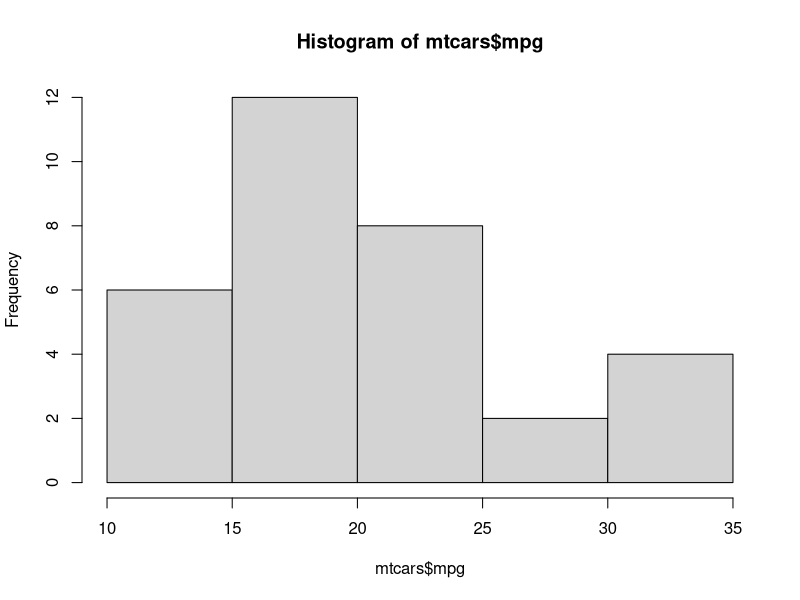
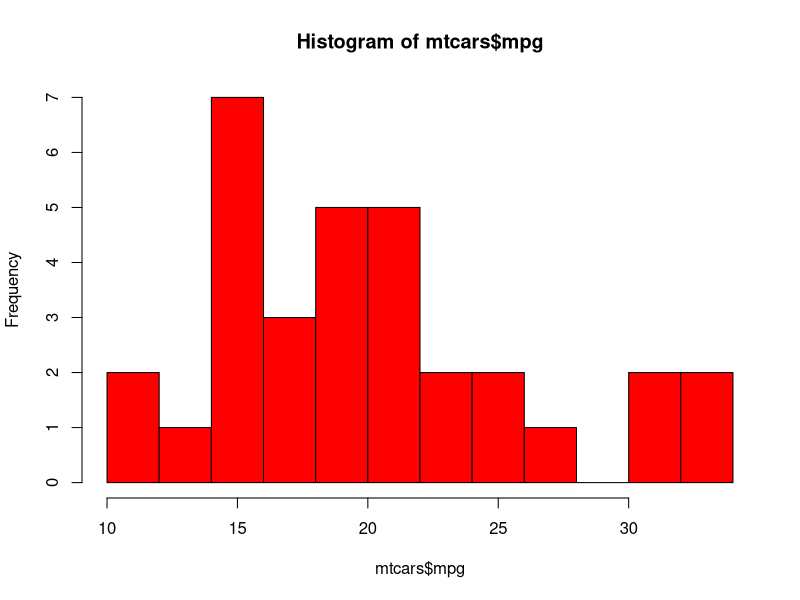
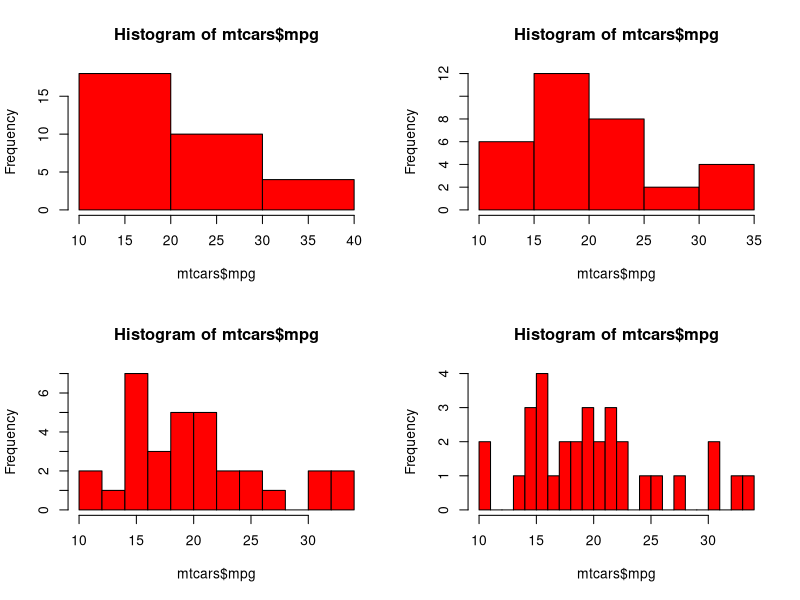
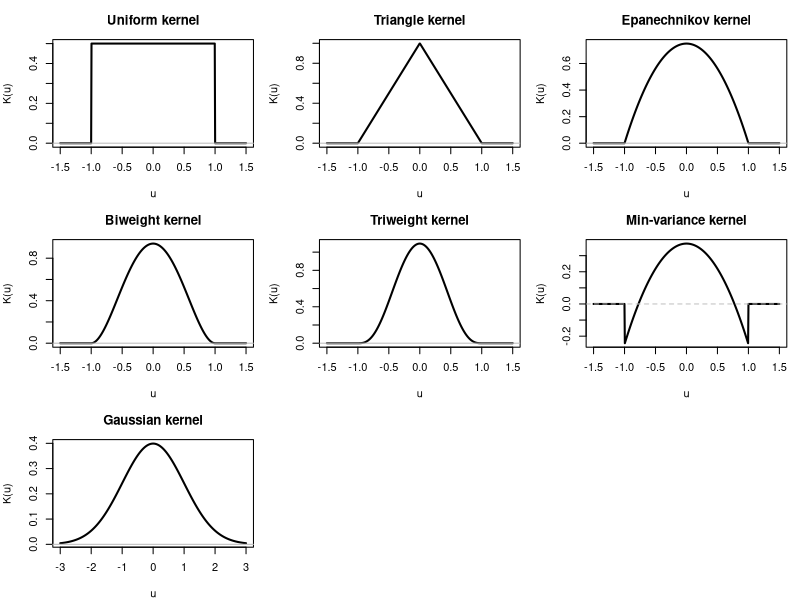
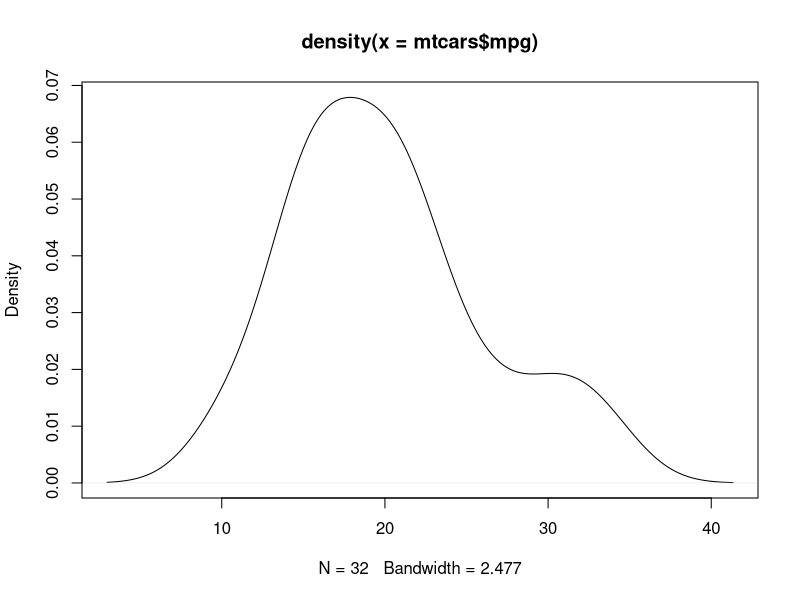
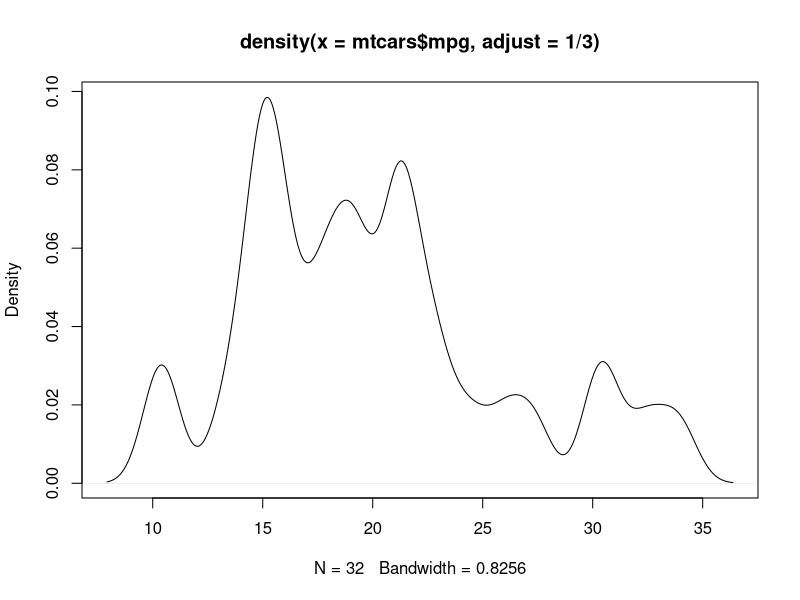
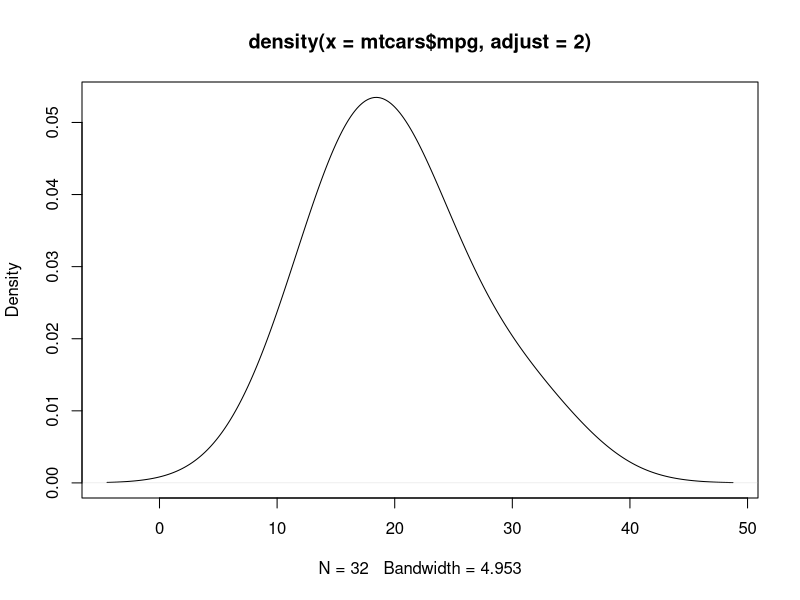
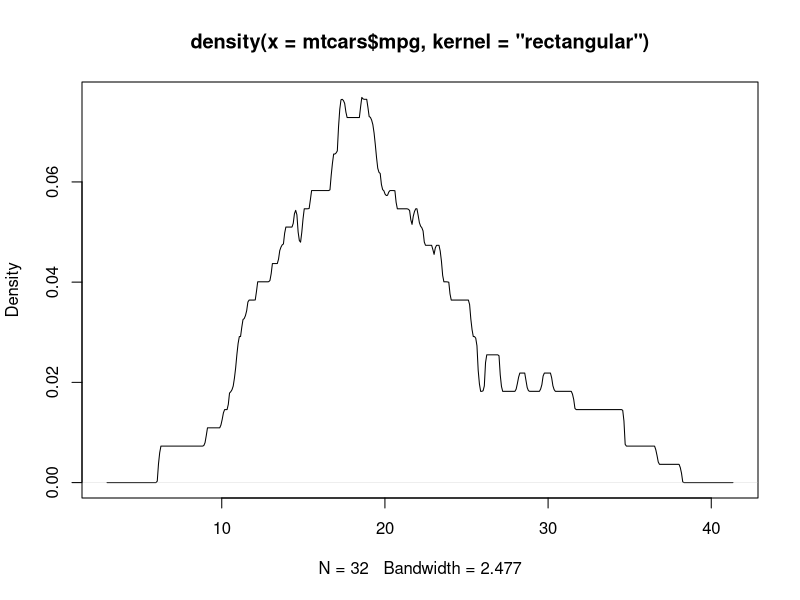

R code for these plots, in order:
## ---- chunk 1
knitr::opts_chunk$set(echo = FALSE)
## ---- chunk 2
data(mtcars)
hist(mtcars$mpg)
## ---- chunk 3
hist(mtcars$mpg, breaks=12, col="red")
## ---- chunk 4
par(mfrow = c(2,2))
hist(mtcars$mpg, breaks=2, col="red")
hist(mtcars$mpg, breaks=8, col="red")
hist(mtcars$mpg, breaks=12, col="red")
hist(mtcars$mpg, breaks=20, col="red")
par(mfrow = c(1,1))

## ---- chunk 5

# Grid of u values
u <- seq(-1.5, 1.5, length.out = 500)

# Indicator function
I01 <- function(x) as.numeric(abs(x) <= 1)

# Kernels
K_uniform <- function(u) 0.5 * I01(u)

K_triangle <- function(u) (1 - abs(u)) * I01(u)

K_epanechnikov <- function(u) 0.75 * (1 - u^2) * I01(u)

K_biweight <- function(u) (15/16) * (1 - u^2)^2 * I01(u)

K_triweight <- function(u) (35/32) * (1 - u^2)^3 * I01(u)

K_minvar <- function(u) (1/8) * (3 - 5*u^2) * I01(u)

K_gaussian <- function(u) dnorm(u)  # standard normal density

# Evaluate kernels on grid
k_unif  <- K_uniform(u)
k_tri   <- K_triangle(u)
k_epan  <- K_epanechnikov(u)
k_bi    <- K_biweight(u)
k_triwt <- K_triweight(u)
k_min   <- K_minvar(u)
k_gauss <- K_gaussian(u)

# Plot settings
op <- par(mfrow = c(3, 3), mar = c(4, 4, 3, 1))

# Uniform
plot(u, k_unif, type = "l", lwd = 2,
     xlab = "u", ylab = "K(u)",
     main = "Uniform kernel")
abline(h = 0, col = "grey")

# Triangle
plot(u, k_tri, type = "l", lwd = 2,
     xlab = "u", ylab = "K(u)",
     main = "Triangle kernel")
abline(h = 0, col = "grey")

# Epanechnikov
plot(u, k_epan, type = "l", lwd = 2,
     xlab = "u", ylab = "K(u)",
     main = "Epanechnikov kernel")
abline(h = 0, col = "grey")

# Biweight
plot(u, k_bi, type = "l", lwd = 2,
     xlab = "u", ylab = "K(u)",
     main = "Biweight kernel")
abline(h = 0, col = "grey")

# Triweight
plot(u, k_triwt, type = "l", lwd = 2,
     xlab = "u", ylab = "K(u)",
     main = "Triweight kernel")
abline(h = 0, col = "grey")

# Minimum variance (can be negative)
plot(u, k_min, type = "l", lwd = 2,
     xlab = "u", ylab = "K(u)",
     main = "Min-variance kernel")
abline(h = 0, col = "grey", lty = 2)

# Gaussian (not compactly supported)
u_g <- seq(-3, 3, length.out = 500)
k_g <- K_gaussian(u_g)
plot(u_g, k_g, type = "l", lwd = 2,
     xlab = "u", ylab = "K(u)",
     main = "Gaussian kernel")
abline(h = 0, col = "grey")
# Restore par
par(op)

## ---- chunk 6
d <- density(mtcars$mpg) # returns the density data 
plot(d) # plots the results
## ---- chunk 7
d <- density(mtcars$mpg,adjust = 1/3) # returns the density data 
plot(d) # plots the results
## ---- chunk 8
d <- density(mtcars$mpg,adjust = 2) # returns the density data 
plot(d) # plots the results
## ---- chunk 9
d <- density(mtcars$mpg, kernel = "rectangular") # returns the density data 
plot(d) # plots the results
## ---- chunk 10
d <- density(mtcars$mpg, kernel = "epanechnikov") # returns the density data 
plot(d) # plots the results
## ---- chunk 11
#take a look at the data set (the first 5 observations)
faithful[1:5,]
duration = faithful$eruptions
n=length(duration)
#estimate the density using histogram and kernel estimation
## ---- chunk 12
par(mfrow=c(2,2))
#histogram
out=hist(duration, nclass=15, prob=TRUE, main="Histogram, h=0.2")
z = (out$breaks[-1] + out$breaks[-19])/2
lines(out$density~z, col="blue")
#kernel density estimation
d1 = density(duration, kernel="gaussian", bw=0.2)
plot(d1, main="Gaussian kernel, h=0.2")
d2=density(duration, kernel="gaussian", bw=0.05)
plot(d2, main="Gaussian kernel, h=0.05")
d3=density(duration, kernel="triangular", bw=0.2)
plot(d3,main="Triangular kernel, h=0.2")
par(mfrow=c(1,1))
## ---- chunk 13
library(ggplot2)
ggplot(data = faithful, aes(x = eruptions)) + geom_density()
## ---- chunk 14
library(patchwork)
p1 <- ggplot(data = faithful, aes(x = eruptions)) + geom_density(adjust = 1/10) +
  labs(title = "adjust = 1/10")+theme_bw()
p2 <- ggplot(data = faithful, aes(x = eruptions)) + geom_density(adjust = 1/2) +
  labs(title = "adjust = 1/2")+theme_bw()
p1+p2
## ---- chunk 15
p1 <- ggplot(data = faithful, aes(x = eruptions)) + geom_density(kernel = "gaussian") +
  labs(title = "Gaussian")+theme_bw()
p2 <- ggplot(data = faithful, aes(x = eruptions)) + geom_density(kernel = "rectangular") +
  labs(title = "Rectangular")+theme_bw()
p1+p2
## ---- chunk 16
# Generate some sample data
set.seed(123)
x <- rnorm(100)

# Choose a range of values to plot
xmin <- min(x)
xmax <- max(x)
xseq <- seq(xmin, xmax, length.out = 100)

# Set the bandwidth for the kernel density estimation
bw <- 0.5

# Compute the kernel density estimate
kde <- sapply(xseq, function(xi) {
  mean(dnorm((xi - x)/bw)/bw)
})
# Plot the kernel density estimate
plot(xseq, kde, type = "l", xlab = "x", ylab = "Density")
